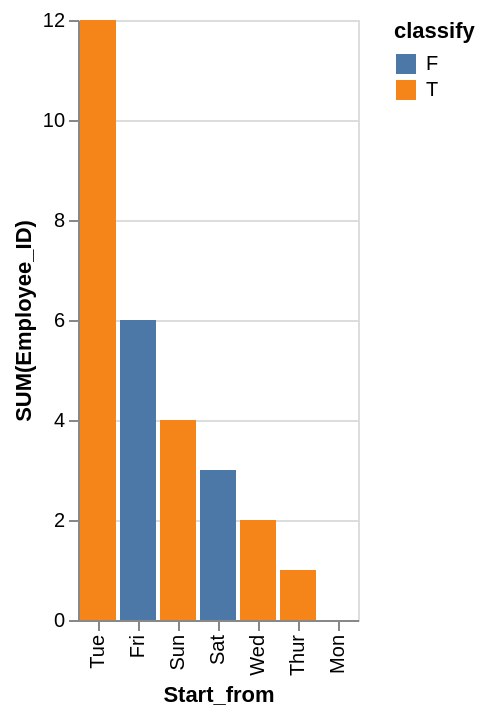

Here is the Vega-Lite specification saved for this chart:
### Vega-Lite specification from a JSON file in a GitHub repository (floating-point values rounded to 4 significant figures)
{"data": {"values": [{"x_data": "Tue", "y_data": 0, "classify": "F"}, {"x_data": "Fri", "y_data": 6, "classify": "F"}, {"x_data": "Sun", "y_data": 0, "classify": "F"}, {"x_data": "Sat", "y_data": 3, "classify": "F"}, {"x_data": "Wed", "y_data": 0, "classify": "F"}, {"x_data": "Thur", "y_data": 0, "classify": "F"}, {"x_data": "Mon", "y_data": 0, "classify": "F"}, {"x_data": "Tue", "y_data": 12, "classify": "T"}, {"x_data": "Fri", "y_data": 0, "classify": "T"}, {"x_data": "Sun", "y_data": 4, "classify": "T"}, {"x_data": "Sat", "y_data": 0, "classify": "T"}, {"x_data": "Wed", "y_data": 2, "classify": "T"}, {"x_data": "Thur", "y_data": 1, "classify": "T"}, {"x_data": "Mon", "y_data": 0, "classify": "T"}]}, "mark": "bar", "encoding": {"x": {"field": "x_data", "type": "nominal", "title": "Start_from", "sort": {"op": "sum", "field": "y_data", "order": "descending"}}, "y": {"field": "y_data", "type": "quantitative", "title": "SUM(Employee_ID)"}, "color": {"field": "classify"}}}
